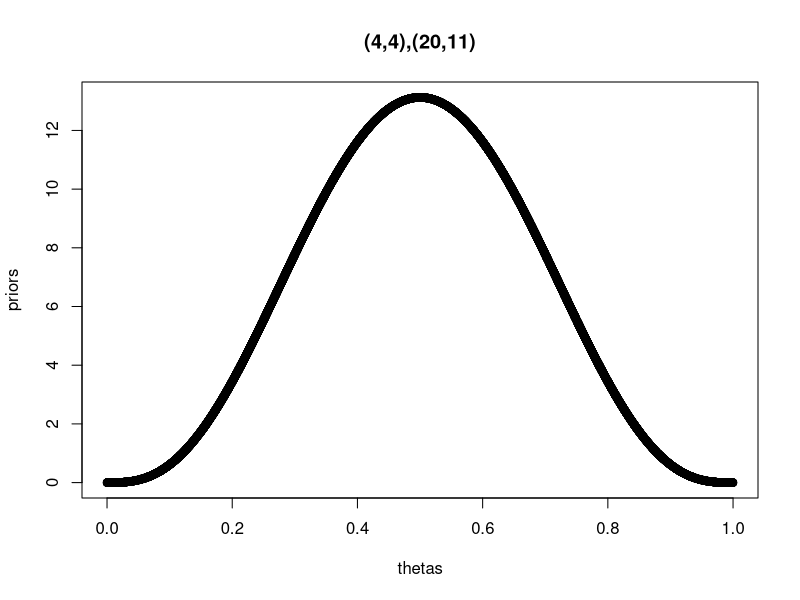
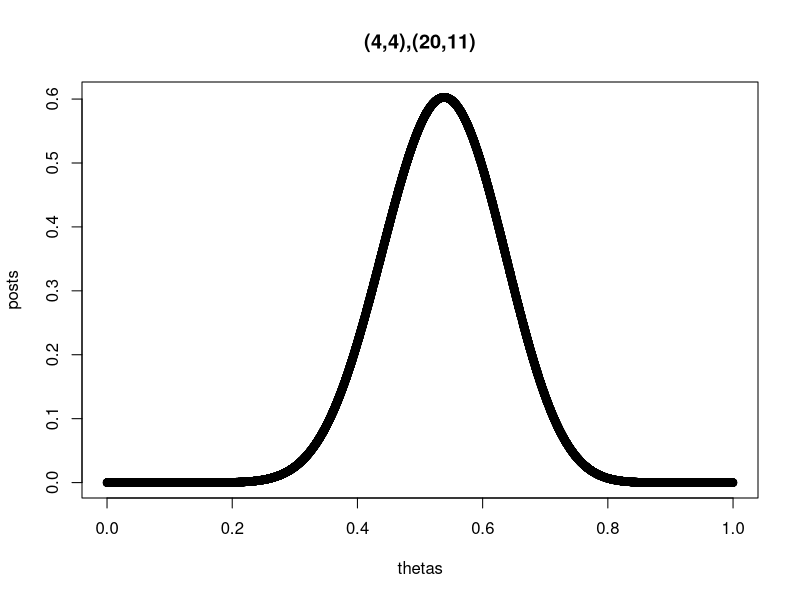

These figures' R source, in order: (Note: this script raises an error after producing the figures.)
#Bayesian Analysis 

theta <- runif(1,0,1)

prior <- function (r,s,n,k){
  rhs <- theta^(r-1) * (1-theta)^(s-1)
  lhs <- factorial(r+s)/(factorial(r)*factorial(s)) 
  lhs.reqs <- factorial(r+s)/(2*factorial(r)) ### WATCH THE SPECIAL CASE
  g <- rhs*lhs
  print(g)
}
prior(1,1,4,3)


posterior <- function(r,s,n,k) {
  lhs <- factorial(n+r+s)/(factorial(k+r)*factorial(n-k+s))
  rhs <- theta^(k+r-1) * (1 - theta)^(n-k+s-1)
  post <- lhs*rhs
  print(post)
}
posterior(1,1,4,3)


beta.prior.post <- function(r,s,n,k) {
  pr.rhs <- theta^(r-1) * (1-theta)^(s-1)
  pr.lhs <- factorial(r+s)/(factorial(r)*factorial(s)) 
  lhs.reqs <- factorial(r+s)/(2*factorial(r)) ### WATCH THE SPECIAL CASE
  prior <- pr.rhs*pr.lhs
  print(prior)
  
  lhs <- factorial(n+r+s)/(factorial(k+r)*factorial(n-k+s))
  rhs <- theta^(k+r-1) * (1 - theta)^(n-k+s-1)
  post <- lhs*rhs
  print(lhs)
  print(post)
}

beta.prior.post(1,1,4,3)
beta.prior.post(1,1,20,11)
beta.prior.post(4,4,4,3)
beta.prior.post(4,4,20,11)


beta.prior <- function(r,s,n,k) {
  pr.rhs <- theta^(r-1) * (1-theta)^(s-1)
  pr.lhs <- factorial(r+s)/(factorial(r)*factorial(s)) 
  lhs.reqs <- factorial(r+s)/(2*factorial(r)) ### WATCH THE SPECIAL CASE
  prior <- pr.rhs*lhs.reqs
  #print(prior)
}
beta.post <- function(r,s,n,k){
  lhs <- factorial(n+r+s)/(factorial(k+r)*factorial(n-k+s))
  rhs <- theta^(k+r-1) * (1 - theta)^(n-k+s-1)
  post <- lhs*rhs
  #print(post)
}

beta.prior(1,1,4,3)
beta.post(1,1,4,3)

priors <- c()
posts <- c()
thetas <- c()
N <- 10000

while( length(posts) < N )
{
  theta <- runif(1,0,1)
  thetas <- append (thetas, theta)
  pri <- beta.prior(4,4,20,11)
  priors <- append(priors, pri)
  
  pos <- beta.post(4,4,20,11)
  posts <- append(posts , pos)
}
png("../Problem Sets/442011_prior2.png")
plot(thetas,priors, main="(4,4),(20,11)")
dev.off()
png("../Problem Sets/442011_post.png")
plot(thetas,posts, main="(4,4),(20,11)")
dev.off()

x = seq(0,1, by=0.01)
pbeta(x,0.5,1)


x <- seq(0, 1, length = 21)
dbeta(x, 1, 1)
?rbeta
?pbeta
betaint(0.5,1,1)
  x <- rbeta(n=500,1,1)
est.par <- eBeta(x); est.par

curve(dbeta(x,1,1)) # plot the prior
